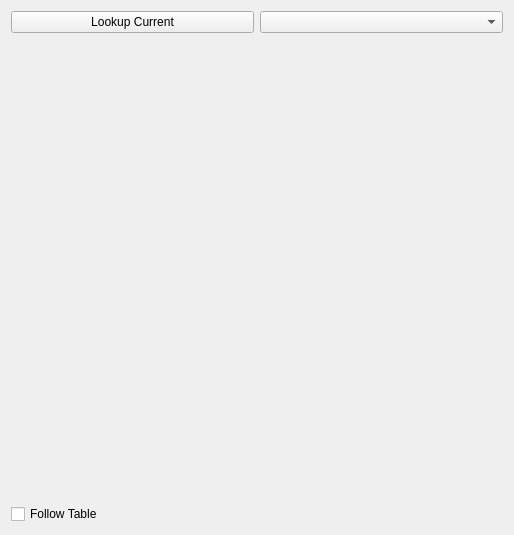
<ui version="4.0" >
 <class>BrowserWidget</class>
 <widget class="QWidget" name="BrowserWidget" >
  <property name="geometry" >
   <rect>
    <x>0</x>
    <y>0</y>
    <width>514</width>
    <height>535</height>
   </rect>
  </property>
  <property name="windowTitle" >
   <string>Form</string>
  </property>
  <layout class="QVBoxLayout" >
   <item>
    <layout class="QHBoxLayout" >
     <item>
      <widget class="QPushButton" name="showCurrentButton" >
       <property name="text" >
        <string>Lookup Current</string>
       </property>
      </widget>
     </item>
     <item>
      <widget class="QComboBox" name="providerComboBox" />
     </item>
    </layout>
   </item>
   <item>
    <widget class="QWidget" native="1" name="widget" />
   </item>
   <item>
    <widget class="QCheckBox" name="followTableCheckBox" >
     <property name="text" >
      <string>Follow Table</string>
     </property>
    </widget>
   </item>
  </layout>
 </widget>
 <resources/>
 <connections/>
</ui>
